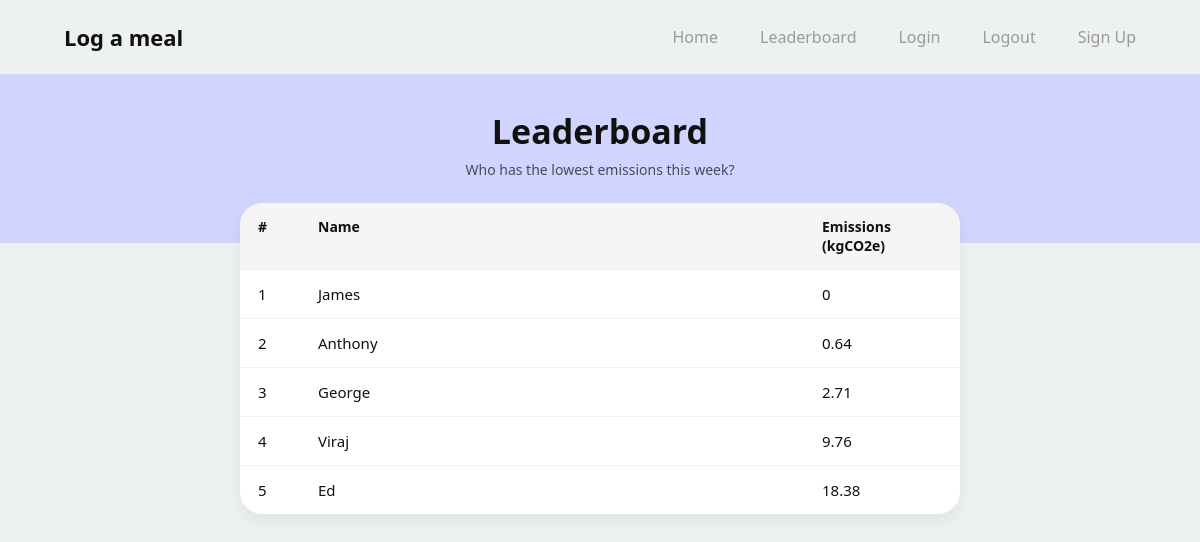
The page /leaderboard (signed in) on the database as committed earlier.
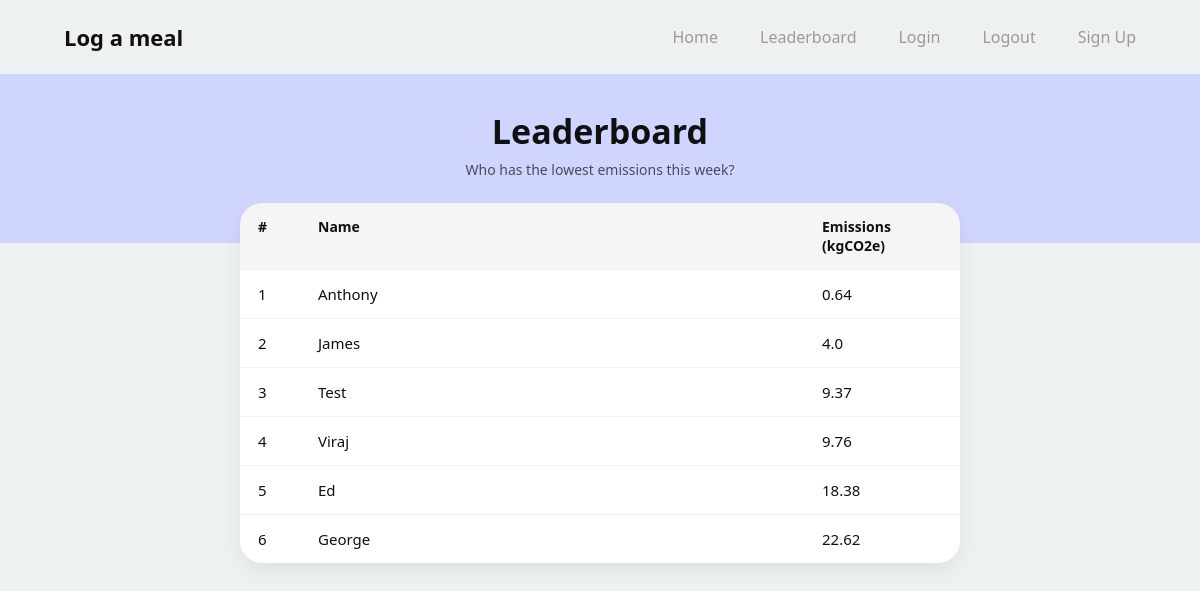
The same page on the database as committed later.
### app/models.py (models this page shows, shortened)
class User(db.Model,UserMixin):
    __tablename__ = 'users'
    id: so.Mapped[int] = so.mapped_column(primary_key=True)
    username: so.Mapped[str] = so.mapped_column(sa.String(63), index=True, unique=True)
    email: so.Mapped[str] = so.mapped_column(sa.String(119), index=True, unique=True)
    password_hash: so.Mapped[Optional[str]] = so.mapped_column(sa.String(255))
    weekly_score: so.Mapped[int] = so.mapped_column(sa.Integer, index=True, default=0)
    meals: so.Mapped[list['Meal']] = so.relationship(back_populates='user')

### app/routes.py (the view)
@app.route("/leaderboard")
@login_required
def leaderboard():
    users = db.session.query(User.username, User.weekly_score)\
        .order_by(User.weekly_score.asc())\
        .all()
    return render_template('LeaderboardPage.html', usernames=users)

### app/models.py (called while the page is built)
@login.user_loader
def load_user(id):
    return db.session.get(User, int(id))

### app/templates/LeaderboardPage.html (shortened to what this page needs)
{% extends "base.html" %}
{% block styles %}
<link rel="stylesheet" href="{{ url_for('static', filename='css/log_meal.css') }}">
{% endblock %}
{% block content %}
<div class="dash">
  <div class="dash-hero">
    <h1 class="dash-title">Leaderboard</h1>
    <p class="dash-subtitle">Who has the lowest emissions this week?</p>
  </div>
  <div class="leaderboard">
    <div class="leaderboard-head">
      <div>#</div>
      <div>Name</div>
      <div>Emissions (kgCO2e)</div>
    </div>
    {% for username, score in usernames %}
    <div class="leaderboard-row">
      <div>{{ loop.index }}</div>
      <div>{{ username }}</div>
      <div>{{ score|round(2) }}</div>
    </div>
    {% endfor %}
  </div>
</div>
{% endblock %}

### app/templates/base.html (shortened to what this page needs)
<!DOCTYPE html>
<html lang="en">
<header class="nav">
    <div class="nav-inner">
        <div class="nav-brand">
            <a href="{{ url_for('log_meal') }}">Log a meal</a>
        </div>
        <nav class="nav-links">
            <a href="{{ url_for('index') }}">Home</a>
            <a href="{{url_for('leaderboard') }}">Leaderboard</a>
            <a href="{{url_for('login')}}">Login</a>
            <a href="{{url_for('logout')}}">Logout</a>
            <a href="{{url_for('signup')}}" class="signup-btn">
                Sign Up
            </a>
        </nav>
    </div>
</header>
<head>
    <link rel="stylesheet" href="{{ url_for('static', filename='css/style.css') }}">
    {% block styles %}{% endblock %}
</head>
<body>
{% block content %}
{% endblock %}
</body>
</html>

### app/static/css/style.css (style rules this page uses)
*, *::before, *::after { box-sizing: border-box; }
:root { --bg: #ffffff; --text: #111111; --muted: #7a7a7a; --nav-muted: #9a9a9a; --pill-bg: #cdd3ff; --pill-text: #111111; --container: 1120px; --radius-lg: 48px; --placeholder: #d9d9d9; }
body { margin: 0; font-family: system-ui, -apple-system, Segoe UI, Roboto, Helvetica, Arial, sans-serif; background: var(--bg); color: var(--text); }
.nav { width: 100%; background: transparent; box-shadow: none; position: static; }
.nav-inner { max-width: var(--container); margin: 0 auto; padding: 22px 24px; display: flex; align-items: center; justify-content: space-between; }
.nav-brand a { text-decoration: none; color: var(--text); font-weight: 700; font-size: 22px; }
.nav-links { list-style: none; display: flex; align-items: center; gap: 42px; margin: 0; padding: 0; }
.nav-links a { text-decoration: none; color: var(--nav-muted); font-weight: 500; font-size: 16px; }

### app/static/css/log_meal.css (style rules this page uses)
*, *::before, *::after { box-sizing: border-box; }
:root { --lavender: #cfd5ff; --page-bg: #eef1f1; --card: #ffffff; --text: #101010; --muted: #3c3c3c; --shadow: 0 8px 18px rgba(0,0,0,0.06); }
body { margin: 0; font-family: system-ui, -apple-system, Segoe UI, Roboto, Helvetica, Arial, sans-serif; background: var(--page-bg); color: var(--text); }
.dash { min-height: 100vh; }
.dash-hero { background: var(--lavender); padding: 34px 18px 64px; text-align: center; }
.dash-title { margin: 0; font-size: 34px; font-weight: 800; }
.dash-subtitle { margin: 6px 0 0; font-size: 14px; color: rgba(0,0,0,0.65); }
.leaderboard { max-width: 720px; margin: -40px auto 40px; background: var(--card); border-radius: 22px; box-shadow: var(--shadow); overflow: hidden; }
.leaderboard-head { display: grid; grid-template-columns: 60px 1fr 120px; padding: 14px 18px; font-weight: 800; font-size: 14px; background: rgba(0,0,0,0.04); }
.leaderboard-row { display: grid; grid-template-columns: 60px 1fr 120px; padding: 14px 18px; border-top: 1px solid rgba(0,0,0,0.06); align-items: center; font-size: 15px; }

Rows that differ between the two databases and show on the page:
shown differently, row unchanged: User "Anthony": moves up the list
changed User "James": weekly_score "0" → "4.0"
added User: username "Test", weekly_score "9.37"
changed User "George": weekly_score "2.71" → "22.62"; moves down the list
